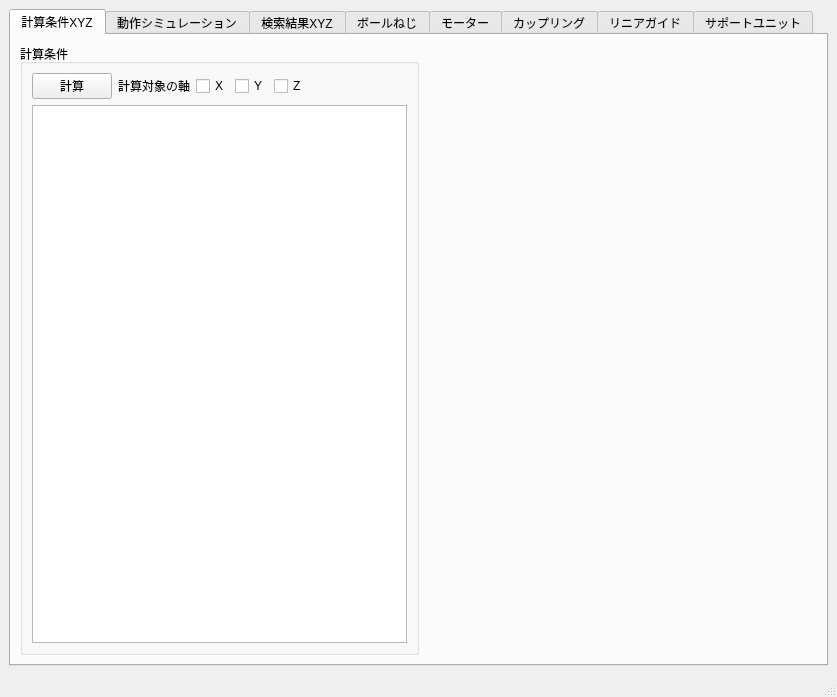
<?xml version="1.0" encoding="UTF-8"?>
<ui version="4.0">
 <class>MainWindow</class>
 <widget class="QMainWindow" name="MainWindow">
  <property name="geometry">
   <rect>
    <x>0</x>
    <y>0</y>
    <width>837</width>
    <height>697</height>
   </rect>
  </property>
  <property name="windowTitle">
   <string>XYZシミュレーション</string>
  </property>
  <widget class="QWidget" name="centralwidget">
   <layout class="QVBoxLayout" name="verticalLayout">
    <item>
     <widget class="QTabWidget" name="tabWidget">
      <property name="sizePolicy">
       <sizepolicy hsizetype="Preferred" vsizetype="Preferred">
        <horstretch>0</horstretch>
        <verstretch>0</verstretch>
       </sizepolicy>
      </property>
      <property name="currentIndex">
       <number>0</number>
      </property>
      <widget class="QWidget" name="tab_conditions_xyz">
       <attribute name="title">
        <string>計算条件XYZ</string>
       </attribute>
       <layout class="QHBoxLayout" name="horizontalLayout_7">
        <item>
         <widget class="QGroupBox" name="groupBox">
          <property name="maximumSize">
           <size>
            <width>420</width>
            <height>16777215</height>
           </size>
          </property>
          <property name="title">
           <string>計算条件</string>
          </property>
          <layout class="QVBoxLayout" name="verticalLayout_2">
           <item>
            <layout class="QHBoxLayout" name="horizontalLayout_3">
             <item>
              <widget class="QPushButton" name="pushButton_caliculate_xyz">
               <property name="maximumSize">
                <size>
                 <width>16777215</width>
                 <height>16777215</height>
                </size>
               </property>
               <property name="text">
                <string>計算</string>
               </property>
              </widget>
             </item>
             <item>
              <widget class="QLabel" name="label">
               <property name="text">
                <string>計算対象の軸</string>
               </property>
              </widget>
             </item>
             <item>
              <widget class="QCheckBox" name="checkBox_calculate_x">
               <property name="text">
                <string>X</string>
               </property>
              </widget>
             </item>
             <item>
              <widget class="QCheckBox" name="checkBox_calculate_y">
               <property name="text">
                <string>Y</string>
               </property>
              </widget>
             </item>
             <item>
              <widget class="QCheckBox" name="checkBox_calculate_z">
               <property name="text">
                <string>Z</string>
               </property>
              </widget>
             </item>
             <item>
              <spacer name="horizontalSpacer_4">
               <property name="orientation">
                <enum>Qt::Horizontal</enum>
               </property>
               <property name="sizeHint" stdset="0">
                <size>
                 <width>40</width>
                 <height>20</height>
                </size>
               </property>
              </spacer>
             </item>
            </layout>
           </item>
           <item>
            <widget class="QTableView" name="tableView_caliculate_xyz1"/>
           </item>
          </layout>
         </widget>
        </item>
        <item>
         <spacer name="horizontalSpacer">
          <property name="orientation">
           <enum>Qt::Horizontal</enum>
          </property>
          <property name="sizeHint" stdset="0">
           <size>
            <width>40</width>
            <height>20</height>
           </size>
          </property>
         </spacer>
        </item>
       </layout>
      </widget>
      <widget class="QWidget" name="tab_move_simulation">
       <attribute name="title">
        <string>動作シミュレーション</string>
       </attribute>
       <layout class="QHBoxLayout" name="horizontalLayout_2">
        <item>
         <layout class="QVBoxLayout" name="verticalLayout_3">
          <property name="sizeConstraint">
           <enum>QLayout::SetDefaultConstraint</enum>
          </property>
          <item>
           <widget class="QGroupBox" name="groupBox_2">
            <property name="maximumSize">
             <size>
              <width>300</width>
              <height>300</height>
             </size>
            </property>
            <property name="title">
             <string>速度パラメーター</string>
            </property>
            <layout class="QVBoxLayout" name="verticalLayout_8">
             <item>
              <widget class="QTableView" name="tableView_move_parameter">
               <attribute name="horizontalHeaderDefaultSectionSize">
                <number>60</number>
               </attribute>
              </widget>
             </item>
            </layout>
           </widget>
          </item>
          <item>
           <widget class="QGroupBox" name="groupBox_3">
            <property name="maximumSize">
             <size>
              <width>300</width>
              <height>16777215</height>
             </size>
            </property>
            <property name="title">
             <string>動作パターン</string>
            </property>
            <layout class="QVBoxLayout" name="verticalLayout_20">
             <item>
              <layout class="QHBoxLayout" name="horizontalLayout">
               <item>
                <widget class="QPushButton" name="pushButton_add_coordinate">
                 <property name="text">
                  <string>追加</string>
                 </property>
                </widget>
               </item>
               <item>
                <widget class="QPushButton" name="pushButton_delete_coordinate">
                 <property name="text">
                  <string>削除</string>
                 </property>
                </widget>
               </item>
               <item>
                <spacer name="horizontalSpacer_2">
                 <property name="orientation">
                  <enum>Qt::Horizontal</enum>
                 </property>
                 <property name="sizeHint" stdset="0">
                  <size>
                   <width>40</width>
                   <height>20</height>
                  </size>
                 </property>
                </spacer>
               </item>
              </layout>
             </item>
             <item>
              <widget class="QTableView" name="tableView_move_coodinates">
               <attribute name="horizontalHeaderDefaultSectionSize">
                <number>60</number>
               </attribute>
              </widget>
             </item>
            </layout>
           </widget>
          </item>
         </layout>
        </item>
        <item>
         <layout class="QVBoxLayout" name="verticalLayout_11">
          <item>
           <layout class="QGridLayout" name="gridLayout_2">
            <item row="0" column="1">
             <widget class="QGroupBox" name="groupBox_position_z">
              <property name="title">
               <string>Z軸 時間-速度グラフ</string>
              </property>
              <layout class="QVBoxLayout" name="verticalLayout_21">
               <item>
                <layout class="QVBoxLayout" name="verticalLayout_position_z"/>
               </item>
              </layout>
             </widget>
            </item>
            <item row="0" column="0">
             <widget class="QGroupBox" name="groupBox_position_xyz">
              <property name="title">
               <string>XY位置</string>
              </property>
              <layout class="QVBoxLayout" name="verticalLayout_14">
               <item>
                <layout class="QVBoxLayout" name="verticalLayout_position_xyz"/>
               </item>
              </layout>
             </widget>
            </item>
            <item row="1" column="0">
             <widget class="QGroupBox" name="groupBox_position_x">
              <property name="title">
               <string>X軸 時間-速度グラフ</string>
              </property>
              <layout class="QVBoxLayout" name="verticalLayout_22">
               <item>
                <layout class="QVBoxLayout" name="verticalLayout_position_x"/>
               </item>
              </layout>
             </widget>
            </item>
            <item row="1" column="1">
             <widget class="QGroupBox" name="groupBox_position_y">
              <property name="title">
               <string>Y軸 時間-速度グラフ</string>
              </property>
              <layout class="QVBoxLayout" name="verticalLayout_23">
               <item>
                <layout class="QVBoxLayout" name="verticalLayout_position_y"/>
               </item>
              </layout>
             </widget>
            </item>
           </layout>
          </item>
         </layout>
        </item>
       </layout>
      </widget>
      <widget class="QWidget" name="tab_search_xyz">
       <attribute name="title">
        <string>検索結果XYZ</string>
       </attribute>
       <layout class="QVBoxLayout" name="verticalLayout_12">
        <item>
         <widget class="QGroupBox" name="groupBox_4">
          <property name="title">
           <string>X</string>
          </property>
          <layout class="QHBoxLayout" name="horizontalLayout_4">
           <item>
            <widget class="QGroupBox" name="groupBox_7">
             <property name="maximumSize">
              <size>
               <width>140</width>
               <height>16777215</height>
              </size>
             </property>
             <property name="title">
              <string>絞り込み</string>
             </property>
             <layout class="QVBoxLayout" name="verticalLayout_13">
              <item>
               <widget class="QComboBox" name="comboBox">
                <property name="sizePolicy">
                 <sizepolicy hsizetype="Minimum" vsizetype="Fixed">
                  <horstretch>0</horstretch>
                  <verstretch>0</verstretch>
                 </sizepolicy>
                </property>
                <property name="maximumSize">
                 <size>
                  <width>120</width>
                  <height>16777215</height>
                 </size>
                </property>
               </widget>
              </item>
              <item>
               <widget class="QPlainTextEdit" name="plainTextEdit">
                <property name="maximumSize">
                 <size>
                  <width>120</width>
                  <height>16777215</height>
                 </size>
                </property>
               </widget>
              </item>
             </layout>
            </widget>
           </item>
           <item>
            <widget class="QTableView" name="tableView_caliculate_result_x">
             <attribute name="horizontalHeaderDefaultSectionSize">
              <number>60</number>
             </attribute>
            </widget>
           </item>
          </layout>
         </widget>
        </item>
        <item>
         <widget class="QGroupBox" name="groupBox_5">
          <property name="title">
           <string>Y</string>
          </property>
          <layout class="QHBoxLayout" name="horizontalLayout_5">
           <item>
            <widget class="QGroupBox" name="groupBox_8">
             <property name="maximumSize">
              <size>
               <width>140</width>
               <height>16777215</height>
              </size>
             </property>
             <property name="title">
              <string>絞り込み</string>
             </property>
             <layout class="QVBoxLayout" name="verticalLayout_16">
              <item>
               <widget class="QComboBox" name="comboBox_2">
                <property name="maximumSize">
                 <size>
                  <width>120</width>
                  <height>16777215</height>
                 </size>
                </property>
               </widget>
              </item>
              <item>
               <widget class="QPlainTextEdit" name="plainTextEdit_2">
                <property name="maximumSize">
                 <size>
                  <width>120</width>
                  <height>16777215</height>
                 </size>
                </property>
               </widget>
              </item>
             </layout>
            </widget>
           </item>
           <item>
            <widget class="QTableView" name="tableView_caliculate_result_y">
             <attribute name="horizontalHeaderDefaultSectionSize">
              <number>60</number>
             </attribute>
            </widget>
           </item>
          </layout>
         </widget>
        </item>
        <item>
         <widget class="QGroupBox" name="groupBox_6">
          <property name="title">
           <string>Z</string>
          </property>
          <layout class="QHBoxLayout" name="horizontalLayout_6">
           <item>
            <widget class="QGroupBox" name="groupBox_9">
             <property name="maximumSize">
              <size>
               <width>140</width>
               <height>16777215</height>
              </size>
             </property>
             <property name="title">
              <string>絞り込み</string>
             </property>
             <layout class="QVBoxLayout" name="verticalLayout_17">
              <item>
               <widget class="QComboBox" name="comboBox_3">
                <property name="maximumSize">
                 <size>
                  <width>120</width>
                  <height>16777215</height>
                 </size>
                </property>
               </widget>
              </item>
              <item>
               <widget class="QPlainTextEdit" name="plainTextEdit_3">
                <property name="maximumSize">
                 <size>
                  <width>120</width>
                  <height>16777215</height>
                 </size>
                </property>
               </widget>
              </item>
             </layout>
            </widget>
           </item>
           <item>
            <widget class="QTableView" name="tableView_caliculate_result_z">
             <attribute name="horizontalHeaderDefaultSectionSize">
              <number>60</number>
             </attribute>
            </widget>
           </item>
          </layout>
         </widget>
        </item>
       </layout>
      </widget>
      <widget class="QWidget" name="tab_ballscrew">
       <attribute name="title">
        <string>ボールねじ</string>
       </attribute>
       <layout class="QVBoxLayout" name="verticalLayout_9">
        <item>
         <widget class="QTableView" name="tableView_ballscrew">
          <attribute name="horizontalHeaderDefaultSectionSize">
           <number>60</number>
          </attribute>
         </widget>
        </item>
       </layout>
      </widget>
      <widget class="QWidget" name="tab_motor">
       <attribute name="title">
        <string>モーター</string>
       </attribute>
       <layout class="QVBoxLayout" name="verticalLayout_4">
        <item>
         <widget class="QTableView" name="tableView_motor">
          <attribute name="horizontalHeaderDefaultSectionSize">
           <number>60</number>
          </attribute>
         </widget>
        </item>
       </layout>
      </widget>
      <widget class="QWidget" name="tab_coupling">
       <attribute name="title">
        <string>カップリング</string>
       </attribute>
       <layout class="QVBoxLayout" name="verticalLayout_7">
        <item>
         <widget class="QTableView" name="tableView_coupling">
          <attribute name="horizontalHeaderDefaultSectionSize">
           <number>60</number>
          </attribute>
         </widget>
        </item>
       </layout>
      </widget>
      <widget class="QWidget" name="tab_linearguide">
       <attribute name="title">
        <string>リニアガイド</string>
       </attribute>
       <layout class="QVBoxLayout" name="verticalLayout_5">
        <item>
         <widget class="QTableView" name="tableView_linearguide">
          <attribute name="horizontalHeaderDefaultSectionSize">
           <number>60</number>
          </attribute>
         </widget>
        </item>
       </layout>
      </widget>
      <widget class="QWidget" name="tab_supportunit">
       <attribute name="title">
        <string>サポートユニット</string>
       </attribute>
       <layout class="QVBoxLayout" name="verticalLayout_6">
        <item>
         <widget class="QTableView" name="tableView_supportunit">
          <attribute name="horizontalHeaderDefaultSectionSize">
           <number>60</number>
          </attribute>
         </widget>
        </item>
       </layout>
      </widget>
     </widget>
    </item>
   </layout>
  </widget>
  <widget class="QMenuBar" name="menubar">
   <property name="geometry">
    <rect>
     <x>0</x>
     <y>0</y>
     <width>837</width>
     <height>24</height>
    </rect>
   </property>
  </widget>
  <widget class="QStatusBar" name="statusbar"/>
 </widget>
 <resources/>
 <connections/>
</ui>
